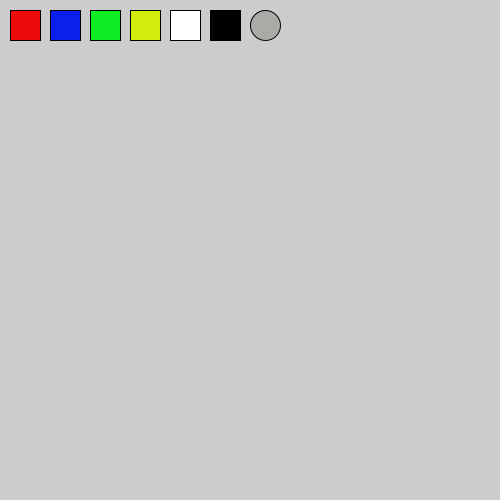
Frame 1 (no input)
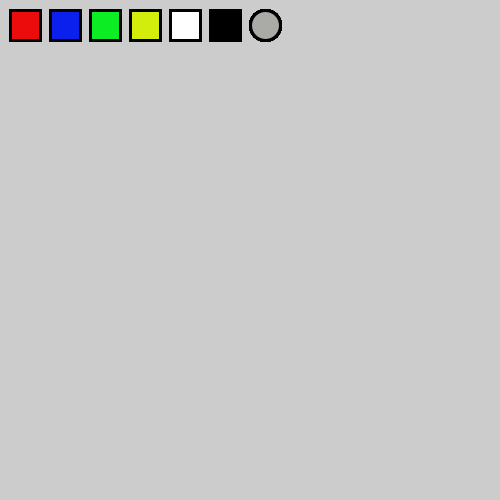
Frame 60 (the mouse pressed at the canvas centre just before this capture)
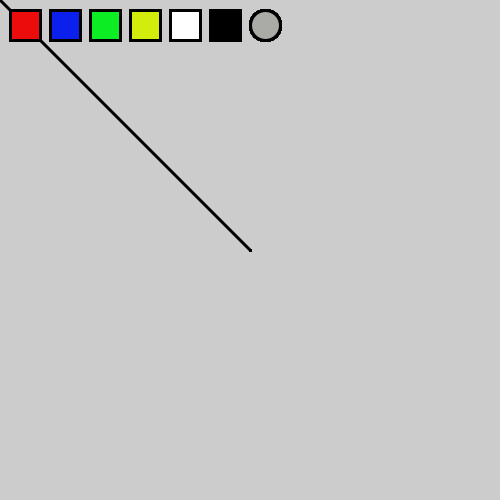
Frame 120 (the mouse held since frame 60 and released just before this capture)

The Processing sketch that drew these frames (run headless with seeded random() and noise(); from frame 60 on, the mouse is pressed at the canvas centre):

// Processing sketch: processing_26613
// ── processing_26613.pde

//red
color but1 = #ED0C0C;
//blue
color but2 = #0C20ED;
//green
color but3 = #0CED24;
//yellow
color but4 = #D2ED0C;
//white
color but5 = #FFFFFF;
//Black
color but6 = #000000;
//redo
color but7 = #AAAAA7;
color shade = #000000;
float oldx, oldy;

void setup()
{
  smooth();
  size(500,500);
}

void draw()
{
  //background(200);
  //release the buttons!!!
  fill (but1);
  rect (10,10,30,30);
  fill (but2);
  rect(50,10,30,30);
  fill (but3);
  rect (90,10,30,30);
  fill (but4);
  rect (130,10,30,30);
  fill (but5);
  rect (170,10,30,30);
  fill (but6);
  rect (210,10,30,30);
  ellipseMode (CORNER);
  fill (but7);
  ellipse (250,10,30,30);



  //make the thing draw!!!!!
  stroke(shade);
  strokeWeight(3);
  if(mousePressed) 
  {
    line (mouseX, mouseY, oldx, oldy);
    {
      oldx=mouseX;
      oldy=mouseY;
    }
  }   

  //now create the button part thingy

  if(mousePressed) 
  {
    if(mouseY > 5 && mouseY < 35) 
    {
      if(mouseX > 5  && mouseX < 35) 
      { 
        shade = but1;
      }
      else if(mouseX > 50 && mouseX < 80) 
      {  
       shade = but2;
      }
      else if(mouseX > 90 && mouseX < 120) 
      { 
        shade = but3;
      }
      else if(mouseX > 130 && mouseX < 160)
      {  
        shade = but4;
      }
      else if(mouseX > 170 && mouseX < 200)
      {  
        shade = but5;
      }
      else if(mouseX > 210 && mouseX < 240)
      {  
        shade = but6;
      }
      else if(mouseX > 250 && mouseX < 280)
      {  
        background(200);
      }
    }
  }
}
